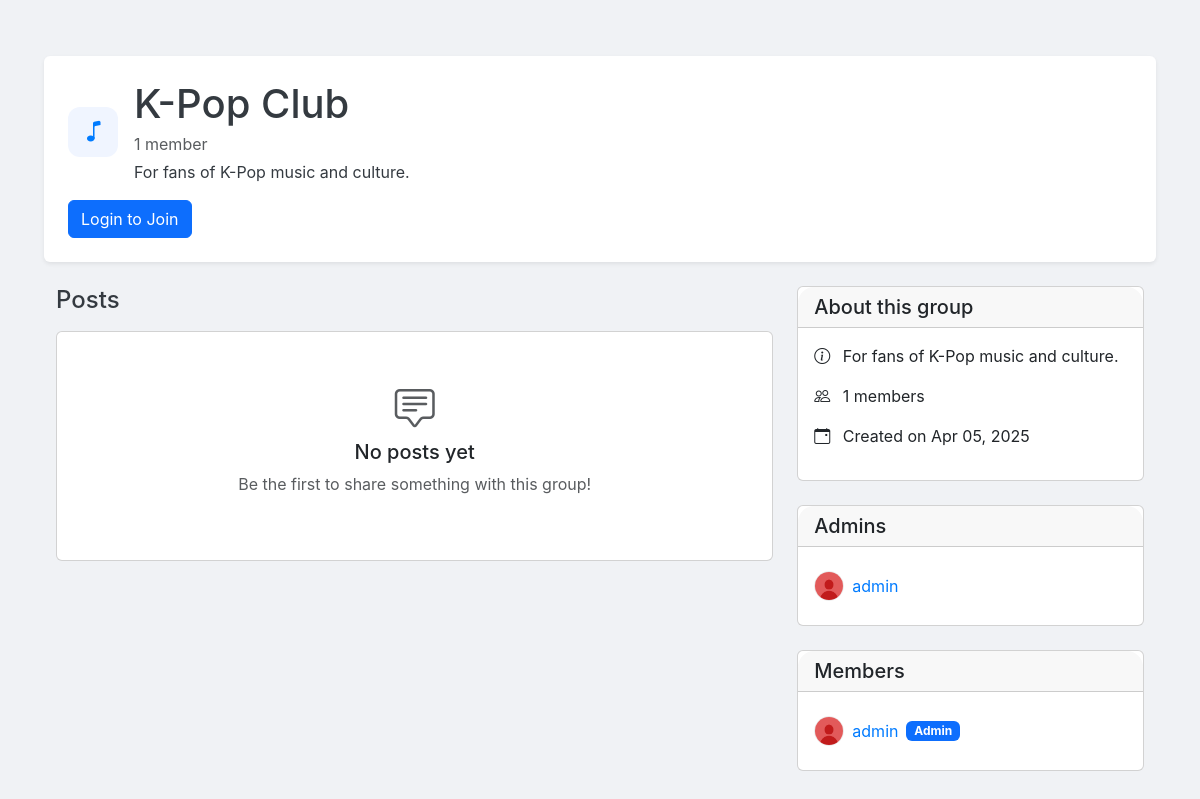
/groups/2d4a59db-3d94-4067-9167-8c7bf621c066, run on an earlier commit of the app's database.
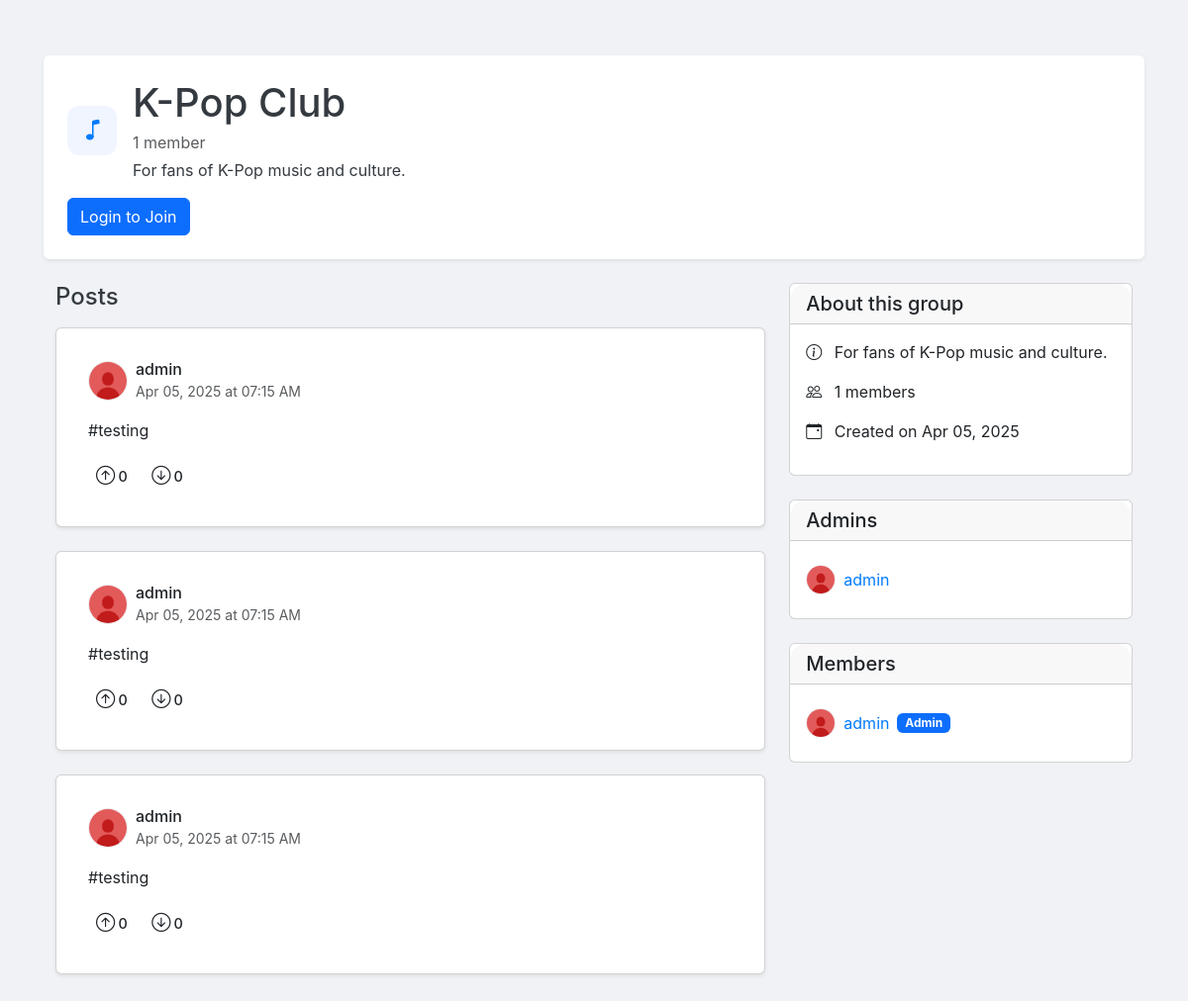
And on a later commit of the database.
### tables this page shows
CREATE TABLE group_members (
	user_id VARCHAR(36) NOT NULL, 
	group_id VARCHAR(36) NOT NULL, 
	is_admin BOOLEAN, 
	joined_at DATETIME, 
	PRIMARY KEY (user_id, group_id), 
	FOREIGN KEY(user_id) REFERENCES user (id), 
	FOREIGN KEY(group_id) REFERENCES "group" (id)
);

### app.py (models this page shows, shortened)
class User(db.Model, UserMixin):
    id = db.Column(db.String(36), primary_key=True, default=lambda: str(uuid.uuid4()))
    username = db.Column(db.String(80), unique=True, nullable=False)
    email = db.Column(db.String(120), unique=True, nullable=False)
    password = db.Column(db.String(200), nullable=False)
    avatar_url = db.Column(db.String(500), nullable=True, default='/static/default_avatar.jpg')
    bio = db.Column(db.Text, nullable=True)
    created_at = db.Column(db.DateTime, default=get_est_time)
    posts = db.relationship('Post', backref='user', lazy=True)
    group_posts = db.relationship('GroupPost', backref='user', lazy=True)
    groups = db.relationship('Group', secondary=group_members, backref=db.backref('members', lazy='dynamic'))

class GroupPost(db.Model):
    id = db.Column(db.String(36), primary_key=True, default=lambda: str(uuid.uuid4()))
    content = db.Column(db.Text, nullable=False)
    image_url = db.Column(db.String(500), nullable=True)
    created_at = db.Column(db.DateTime, default=get_est_time)
    user_id = db.Column(db.String(36), db.ForeignKey('user.id'), nullable=False)
    group_id = db.Column(db.String(36), db.ForeignKey('group.id'), nullable=False)
    upvotes = db.Column(db.Integer, default=0)
    downvotes = db.Column(db.Integer, default=0)

### routes.py (the view)
@app.route('/groups/<group_id>')
def group_detail(group_id):
    group = Group.query.get_or_404(group_id)
    members_data = db.session.query(User, group_members.c.is_admin) \
        .join(group_members, User.id == group_members.c.user_id) \
        .filter(group_members.c.group_id == group_id) \
        .all()
    members = [
        {
            'id': user.id,
            'username': user.username,
            'avatar_url': user.avatar_url,
            'is_admin': is_admin
        }
        for user, is_admin in members_data
    ]
    admins = [member for member in members if member['is_admin']]
    posts = GroupPost.query.filter_by(group_id=group_id).order_by(GroupPost.created_at.desc()).all()
    is_member = current_user.is_authenticated and group.is_member(current_user)
    is_admin = current_user.is_authenticated and group.is_admin(current_user)
    return render_template(
        'group_detail.html',
        group=group,
        posts=posts,
        members=members,
        admins=admins,
        is_member=is_member,
        is_admin=is_admin
    )

### app.py (called while the page is built)
@app.context_processor
def inject_popular_groups():
    def get_popular_groups(limit=3):
        groups = Group.query.all()
        groups_sorted = sorted(
            groups,
            key=lambda g: g.members.count(),  # This properly counts the members
            reverse=True
        )
        return groups_sorted[:limit]
    return dict(get_popular_groups=get_popular_groups)

    @property
    def members_count(self):
        return self.members.count()

### templates/group_detail.html (shortened to what the changed rows need)
{% extends "base.html" %}
{% block content %}
<div class="container py-4">
    <div class="group-header mb-4">
        <div class="d-flex align-items-center">
            <div>
                <h1 class="mb-1">{{ group.name }}</h1>
            </div>
        </div>
    </div>
    <div class="row">
        <div class="col-md-8">
            {% if not posts %}
                <div class="card mb-4">
                    <div class="card-body text-center py-5">
                        <i class="bi bi-chat-square-text fs-1 text-muted mb-3"></i>
                        <h5>No posts yet</h5>
                        <p class="text-muted">Be the first to share something with this group!</p>
                    </div>
                </div>
            {% else %}
                {% for post in posts %}
                <div class="card mb-4 post-card" id="post-{{ post.id }}">
                    <div class="card-body">
                        <div class="d-flex align-items-center mb-3">
                            <img src="{{ post.user.avatar_url }}" alt="{{ post.user.username }}" class="avatar me-2">
                            <div>
                                <h6 class="mb-0">{{ post.user.username }}</h6>
                                <small class="text-muted">{{ post.created_at.strftime('%b %d, %Y at %I:%M %p') }}</small>
                            </div>
                        </div>
                        <p class="card-text">{{ post.content }}</p>
                        <div class="d-flex align-items-center mt-3">
                            <div class="vote-buttons" data-post-id="{{ post.id }}" data-post-type="group">
                                <button class="btn btn-sm btn-vote upvote me-1" data-vote="upvote">
                                    <i class="bi bi-arrow-up-circle"></i>
                                    <span class="upvote-count">{{ post.upvotes }}</span>
                                </button>
                                <button class="btn btn-sm btn-vote downvote" data-vote="downvote">
                                    <i class="bi bi-arrow-down-circle"></i>
                                    <span class="downvote-count">{{ post.downvotes }}</span>
                                </button>
                            </div>
                        </div>
                    </div>
                </div>
                {% endfor %}
            {% endif %}
        </div>
        <div class="col-md-4">
            <div class="card mb-4">
                <div class="card-body">
                    <ul class="list-group list-group-flush">
                        {% for admin in admins %}
                        <li class="list-group-item px-0">
                            <div class="d-flex align-items-center">
                                <img src="{{ admin.avatar_url }}" alt="{{ admin.username }}" class="avatar small me-2">
                                <a href="{{ url_for('profile', user_id=admin.id) }}" class="text-decoration-none">{{ admin.username }}</a>
                            </div>
                        </li>
                        {% endfor %}
                    </ul>
                </div>
            </div>
            <div class="card">
                <div class="card-body">
                    <ul class="list-group list-group-flush">
                        {% for member in members %}
                        <li class="list-group-item px-0">
                            <div class="d-flex align-items-center">
                                <img src="{{ member.avatar_url }}" alt="{{ member.username }}" class="avatar small me-2">
                                <a href="{{ url_for('profile', user_id=member.id) }}" class="text-decoration-none">{{ member.username }}</a>
                                {% if member.is_admin %}
                                <span class="badge bg-primary ms-2">Admin</span>
                                {% endif %}
                            </div>
                        </li>
                        {% endfor %}
                    </ul>
                </div>
            </div>
        </div>
    </div>
</div>
{% endblock %}

What changed in the data, as far as the page shows it:
added GroupPost: user.avatar_url (placeholder picture), user.username "admin", created_at "Apr 05, 2025 at 07:15 AM", content "#testing", upvotes "0", downvotes "0"
added GroupPost: user.avatar_url (placeholder picture), user.username "admin", created_at "Apr 05, 2025 at 07:15 AM", content "#testing", upvotes "0", downvotes "0"
added GroupPost: user.avatar_url (placeholder picture), user.username "admin", created_at "Apr 05, 2025 at 07:15 AM", content "#testing", upvotes "0", downvotes "0"
Also different on the page:
text no longer shown: "No posts yet Be the first to share something with this group!"
